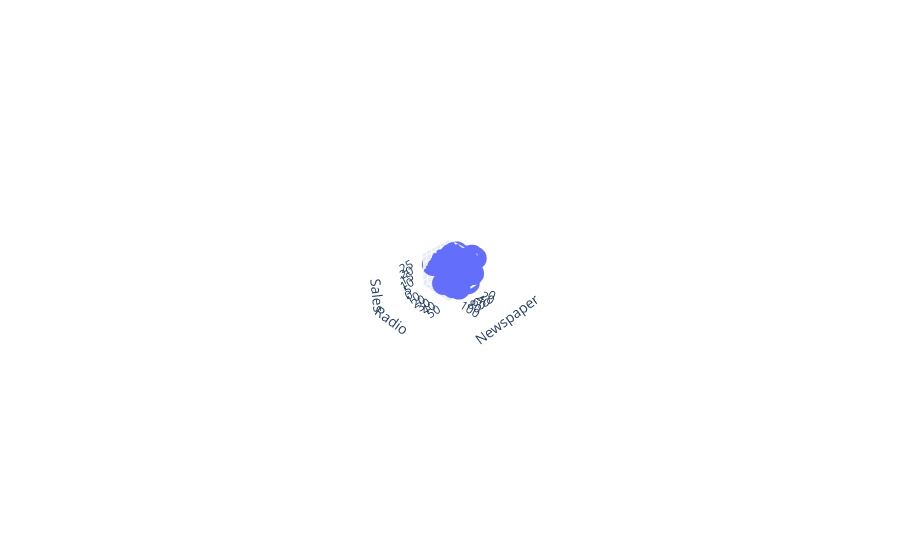

The cell this chart's notebook holds for it:
### Code cell
import plotly.express as px 
import plotly.graph_objects as go
px.scatter_3d(df,x=df['Newspaper'],y=df['Radio'],z=df['Sales'])
# fig.add_trace(go.Surface(x=x,y=y,))
# x_grid, y_grid = np.meshgrid(x_range, y_range)
# z_grid = lr.intercept_ + lr.coef_[0] * x_grid + lr.coef_[1] * y_grid  # Plane equation

# # Add regression line
# fig.add_trace(
#     go.Surface(
#         x=x_grid,
#         y=y_grid,
#         z=z_grid,
#         colorscale="viridis",
#         opacity=0.7,
#         name="Regression Hyperplane"
#     )
# )

### Figure 1 — Plotly figure (JSON) as saved in the notebook; plotly's stock layout.template omitted (floating-point values rounded to 4 significant figures; data arrays with more than 128 entries replaced by an {"elided": "..."} marker saying what was removed)
{"data": [{"hovertemplate": "Newspaper=%{x}<br>Radio=%{y}<br>Sales=%{z}<extra></extra>", "legendgroup": "", "marker": {"color": "#636efa", "symbol": "circle"}, "mode": "markers", "name": "", "scene": "scene", "showlegend": false, "type": "scatter3d", "x": {"elided": "200 float values"}, "y": {"elided": "200 float values"}, "z": {"elided": "200 float values"}}], "layout": {"autosize": true, "legend": {"tracegroupgap": 0}, "margin": {"t": 60}, "scene": {"aspectmode": "auto", "aspectratio": {"x": 1, "y": 1, "z": 1}, "camera": {"center": {"x": 0, "y": 0, "z": 0}, "eye": {"x": 7.695, "y": 7.695, "z": 7.695}, "projection": {"type": "perspective"}, "up": {"x": 0, "y": 0, "z": 1}}, "domain": {"x": [0, 1], "y": [0, 1]}, "xaxis": {"title": {"text": "Newspaper"}, "type": "linear"}, "yaxis": {"title": {"text": "Radio"}, "type": "linear"}, "zaxis": {"title": {"text": "Sales"}, "type": "linear"}}}}
